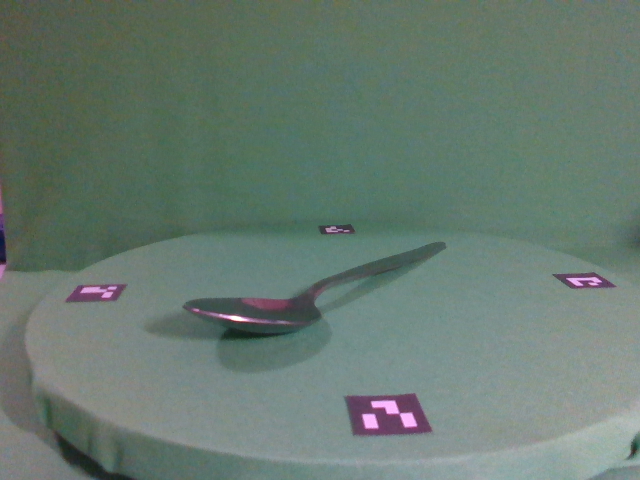
#> input picture test_images/rgb_image_10.png, 640 x 480 px; its folder holds 4 pictures in this run
$ jupyter execute --allow-errors image_segment_notebook.ipynb
#> lines starting #> are read from the running program, lines starting #| are printed output that depends on the picture
[cell 1]
'''
This module handles the creation of the mesh object (.obj)

'''

import numpy as np
import cv2
import matplotlib.pyplot as plt

path_to_images = "../test_images/"

# Load RGB and depth images into lists for later use
rgb_images = []
depth_images = []

for i in range(10,14):
    # Load and store RGB image
    img_rgb = cv2.imread(path_to_images + "rgb_image_" + f"{i}.png")
#> img_rgb is the input picture: shape (480, 640, 3); mean B, G, R 111.7, 121.9, 103.5
    if img_rgb is not None:
        img_rgb = cv2.cvtColor(img_rgb, cv2.COLOR_BGR2RGB)
        rgb_images.append(img_rgb)
    else:
        print(f"RGB Image {i} not found")

    # Load and store depth image
    img_depth = cv2.imread(path_to_images + "depth_image_" + f"{i}.png", cv2.IMREAD_UNCHANGED)
    if img_depth is not None:
        img_normalized = cv2.normalize(img_depth, None, 0, 255, cv2.NORM_MINMAX)
        depth_images.append(np.uint8(img_normalized))
    else:
        print(f"Depth Image {i} not found")

# Function to display images in a row
def display_images(images, titles, cmap=None):
    fig, axes = plt.subplots(1, len(images), figsize=(20, 5))
    for ax, img, title in zip(axes, images, titles):
        ax.imshow(img, cmap=cmap)
        ax.set_title(title)
        ax.axis('off')
    plt.tight_layout()
    plt.show()
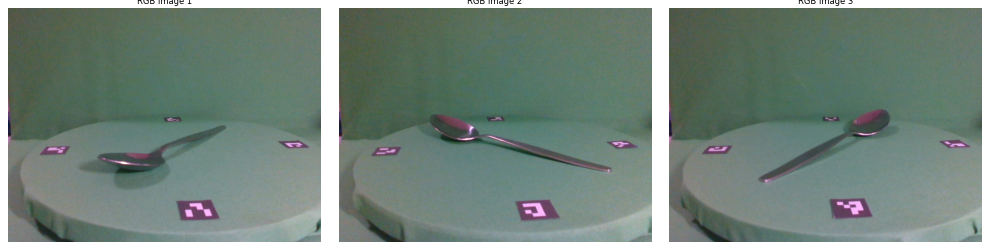
#> figure drawn by matplotlib, 3 panels

# Display RGB images
display_images(rgb_images, [f"RGB Image {i}" for i in range(1, 5)])

# Display depth images
#> (the rest of this cell did not finish here and is left out)
